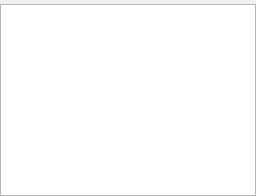
<?xml version="1.0" encoding="UTF-8"?>
<ui version="4.0">
 <class>CDbLiveryComponent</class>
 <widget class="QFrame" name="CDbLiveryComponent">
  <property name="windowTitle">
   <string>Liveries</string>
  </property>
  <property name="frameShape">
   <enum>QFrame::NoFrame</enum>
  </property>
  <property name="frameShadow">
   <enum>QFrame::Plain</enum>
  </property>
  <property name="lineWidth">
   <number>0</number>
  </property>
  <layout class="QVBoxLayout" name="vl_LiveryComponent">
   <property name="spacing">
    <number>4</number>
   </property>
   <property name="leftMargin">
    <number>0</number>
   </property>
   <property name="topMargin">
    <number>0</number>
   </property>
   <property name="rightMargin">
    <number>0</number>
   </property>
   <property name="bottomMargin">
    <number>0</number>
   </property>
   <item>
    <widget class="BlackGui::Filters::CLiveryFilterBar" name="filter_Livery">
     <property name="frameShape">
      <enum>QFrame::StyledPanel</enum>
     </property>
     <property name="frameShadow">
      <enum>QFrame::Raised</enum>
     </property>
    </widget>
   </item>
   <item>
    <widget class="BlackGui::Views::CLiveryView" name="tvp_Liveries">
     <property name="selectionMode">
      <enum>QAbstractItemView::SingleSelection</enum>
     </property>
     <property name="selectionBehavior">
      <enum>QAbstractItemView::SelectRows</enum>
     </property>
     <attribute name="verticalHeaderVisible">
      <bool>false</bool>
     </attribute>
    </widget>
   </item>
  </layout>
 </widget>
 <customwidgets>
  <customwidget>
   <class>BlackGui::Views::CLiveryView</class>
   <extends>QTableView</extends>
   <header>blackgui/views/liveryview.h</header>
  </customwidget>
  <customwidget>
   <class>BlackGui::Filters::CLiveryFilterBar</class>
   <extends>QFrame</extends>
   <header>blackgui/filters/liveryfilterbar.h</header>
   <container>1</container>
  </customwidget>
 </customwidgets>
 <resources/>
 <connections/>
</ui>
